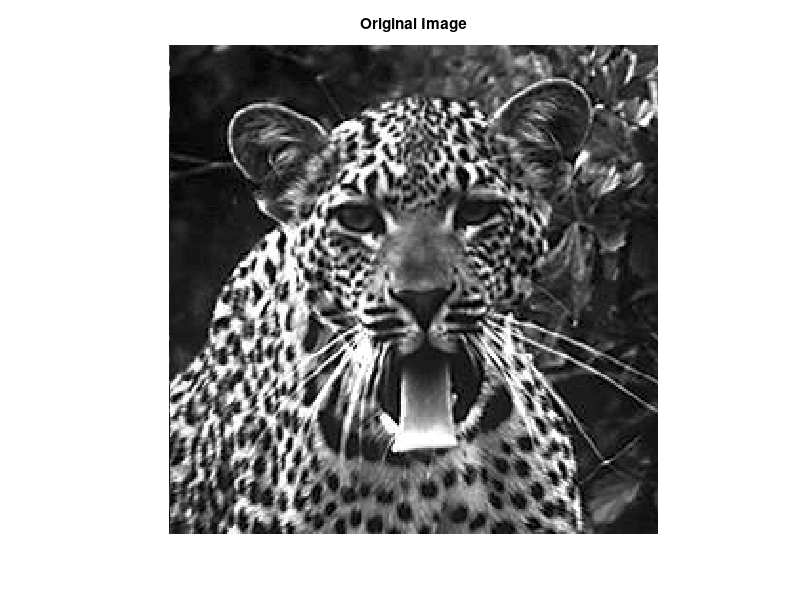
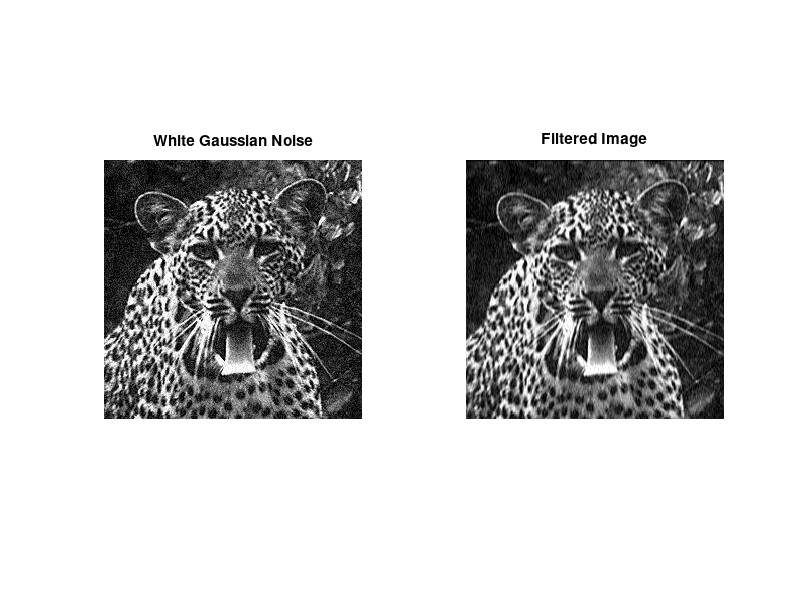

These figures' MATLAB source, in order: (Note: this script raises an error after producing the figures.)
%% Exercise 3 - Noise Filtering
%% 1 - White Gaussian Noise
close all; clear;

storedStruct = load("tiger.mat");
tiger = storedStruct.tiger;
figure;
imshow(tiger,[]);
title("Original Image");


% Get size of image
[rows,columns,noOfColorChannels] = size(tiger);

% Adding white Gaussian noise such that SNR = 15 dB.
%Noise Formula
%dNoise = d + sqrt(10^(SNR/10)) * randomPixels = variance * randomPixels
%SNR = Psignal/Pnoise, for Psignal I use the mean intensity of the image.
SNR = 15;

Psignal = sum(sum(tiger(:,:).^ 2)) / (rows * columns);

%Calculating noise variance
variance = sqrt(Psignal / 10 ^(SNR/10));

%Additive White Gaussian Noise calculation and adding to signal
AWGN(:,:) = variance * randn(rows,columns);
noisyTiger = tiger + AWGN;

[PSNR, actualSNR] = psnr(noisyTiger,tiger);

%imshowpair(tiger,noisyTiger,'montage');

%Filtering AWGN using Moving Average Filter
%Creating a MAF using fspecial and one using filter
windowSize = 3;
MAF_kernel = ones(windowSize,1)/windowSize;
MAF = fspecial('average',windowSize);

MAF_filtered_matlab = imfilter(noisyTiger,MAF);
MAF_filtered = filter(MAF_kernel,1,noisyTiger);

f2 = figure;
subplot(1,2,1)
imshow(noisyTiger);
title('White Gaussian Noise');
subplot(1,2,2);
imshow(MAF_filtered);
title('Filtered Image');
sgtitle('Filtering using Moving Average Filter');


%Filtering AWGN using Median Filter
f3 = figure;
Median_Filtered = medfilt2(noisyTiger);
subplot(1,2,1)
imshow(noisyTiger);
title('White Gaussian Noise');
subplot(1,2,2);
imshow(Median_Filtered);
title('Filtered Image');
sgtitle('Filtering using Median Filter');


%% 2 Kroustikos Noise

p = 0.2; %20 percent of pixels altered

noisyTiger2 = imnoise(tiger,'salt & pepper',0.2);

% Filter using MAF
MAF_filtered2 = filter(MAF_kernel,1,noisyTiger2);

%Filter using Median Filter
Median_Filtered2 = medfilt2(noisyTiger2);

f4 = figure;
subplot(1,2,1)
imshow(noisyTiger2);
title('Salt & Pepper Noise');
subplot(1,2,2);
imshow(MAF_filtered2);
title('Filtered Image');
sgtitle('Salt and Pepper Filtering using MA Filter');


f5 = figure;
subplot(1,2,1)
imshow(noisyTiger2);
title('Salt & Pepper Noise');
subplot(1,2,2);
imshow(Median_Filtered2);
title('Filtered Image');
sgtitle('Salt and Pepper Filtering using Median Filter');


%% 3 - Both Noises

BothNoises = (noisyTiger + noisyTiger2) / 2;


%Using Moving Average Filter First
MAF_first = filter(MAF_kernel,1,BothNoises);
MAF_then_Median = medfilt2(MAF_first);

%Using Median Filter First
Median_first = medfilt2(BothNoises);
Median_then_MAF = filter(MAF_kernel,1,Median_first);


f6 = figure;
subplot(1,2,1)
imshow(BothNoises);
title('Both Types Of Noise');
subplot(1,2,2);
imshow(MAF_then_Median);
title('Filtered Image');


sgtitle("Removing both types of Noise - Moving Average Filter first");


f7 = figure;
subplot(1,2,1)
imshow(BothNoises);
title('Both Types Of Noise');
subplot(1,2,2);
imshow(Median_then_MAF);
title('Filtered Image');

sgtitle("Removing both types of Noise - Median Filter first");


%Checking which order of filtering is best by finding out the sum of
%absolute differences between the filtered images and the original one
f8 = figure;
imshow([imabsdiff(tiger,MAF_then_Median) imabsdiff(tiger,Median_then_MAF)]);
title("MAF then Median - Median then MAF - Difference from original image ");

%The median filter is better to apply first, inorder to remove S&P noise,
%because applying a moving average filter to an S&P noisy image, will add
%the high intensity values of salt and peppered pixels to nearby clean
%ones - for report
